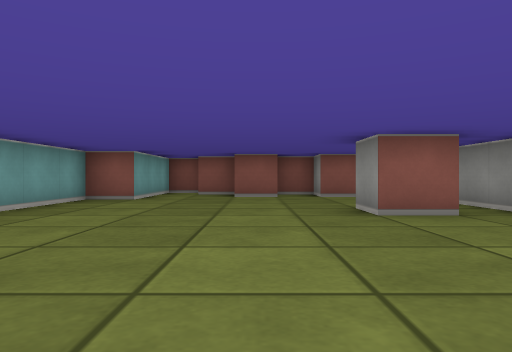
view 1 (above)

21 first-person views from a walk through a cub3D maze. The camera is about half as high as the walls, looks level and sees 70° across. The floor is counted in squares. Each view is taken from the middle of a square. On the plan, view 1 faces up. The plan holds only what a view shows up to about 9 squares ahead; the rest is blank.

view 2
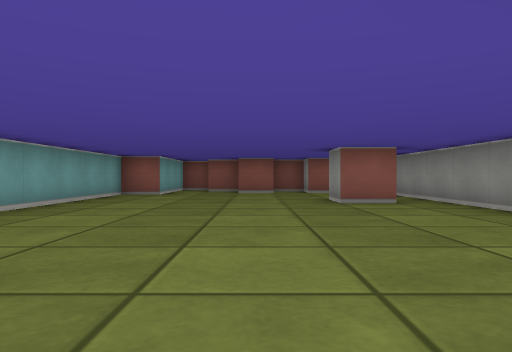

view 3
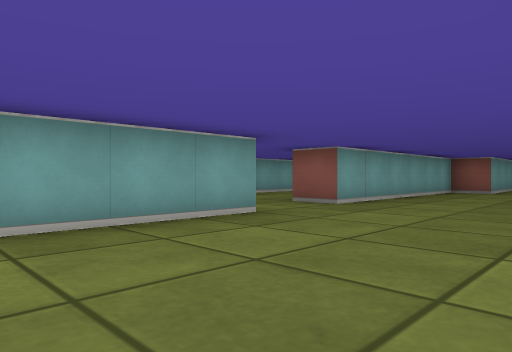

view 4
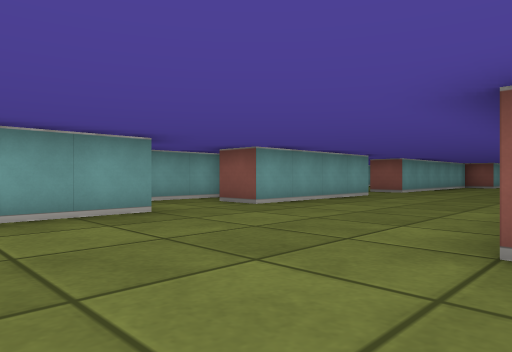

view 5
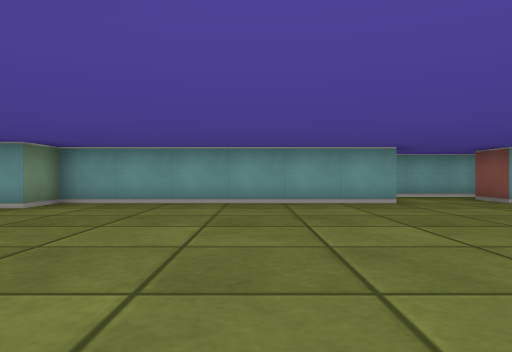

view 6
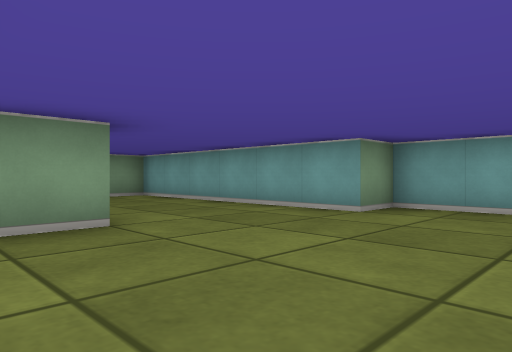

view 7
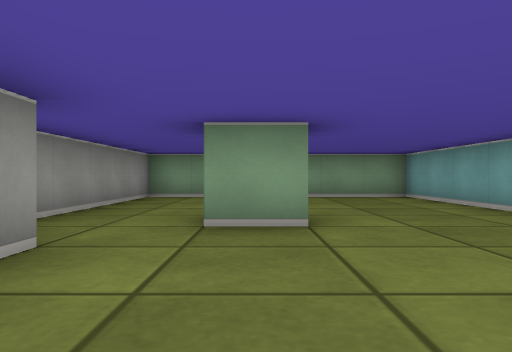

view 8
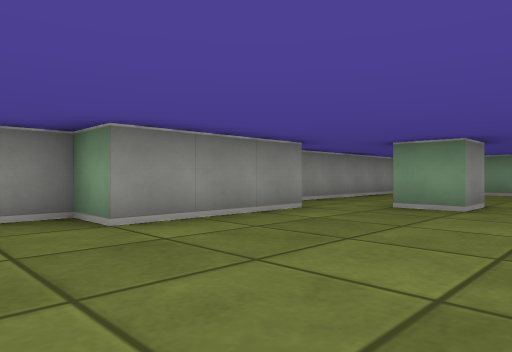

view 9
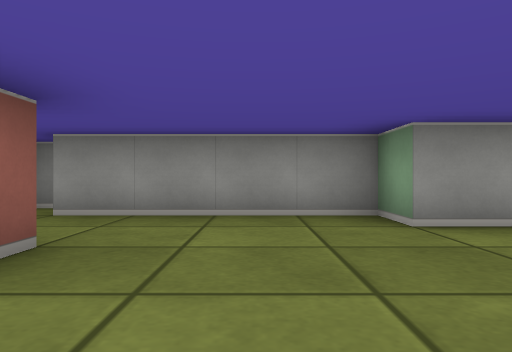

view 10
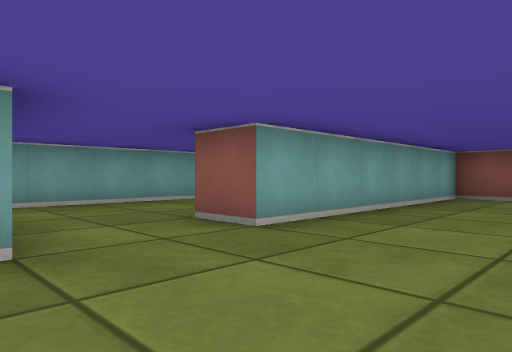

view 11
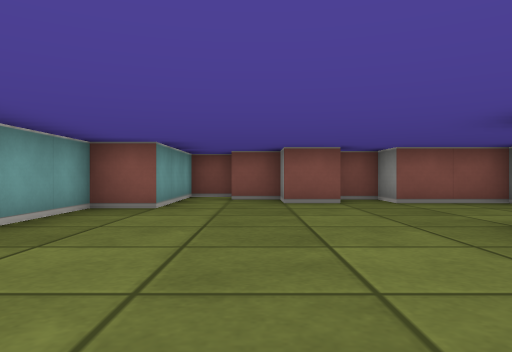

view 12
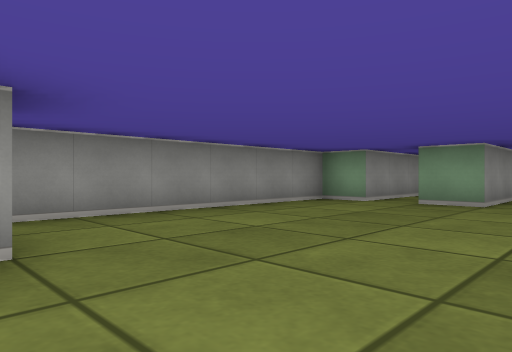

view 13
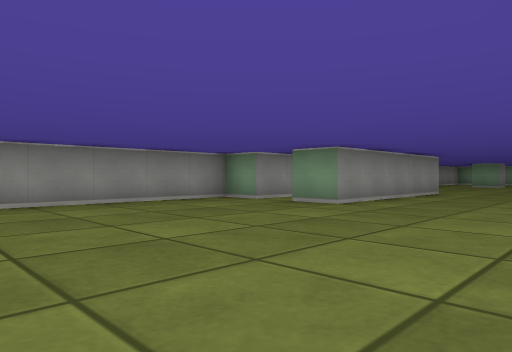

view 14
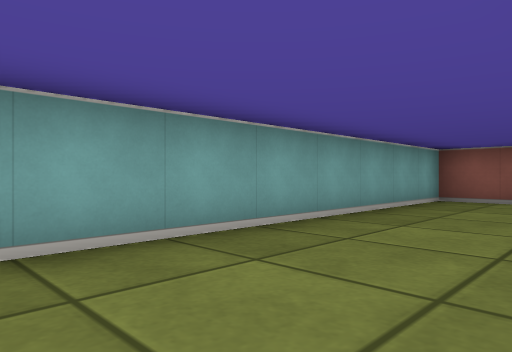

view 15
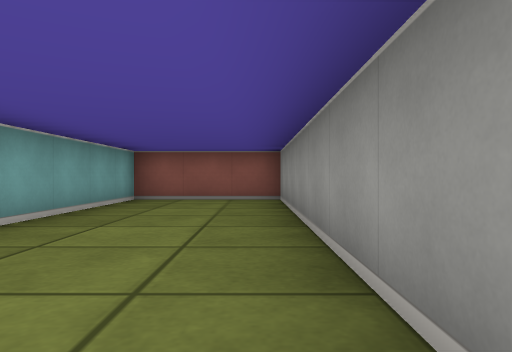

view 16
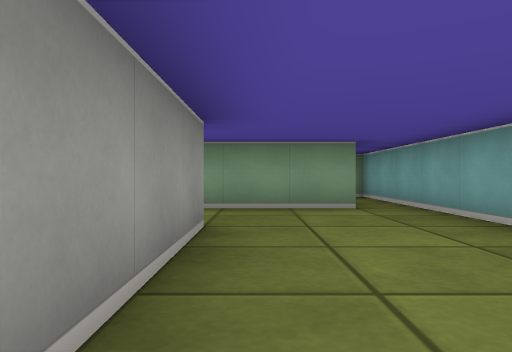

view 17
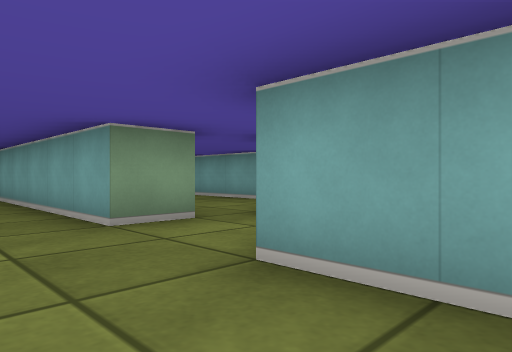

view 18
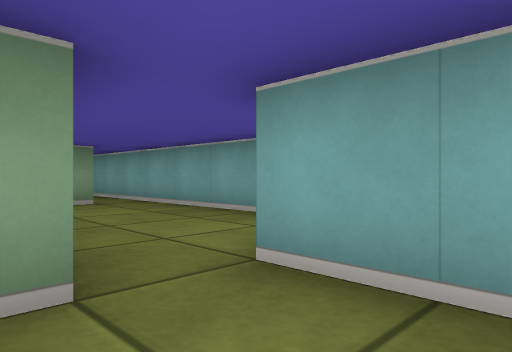

view 19
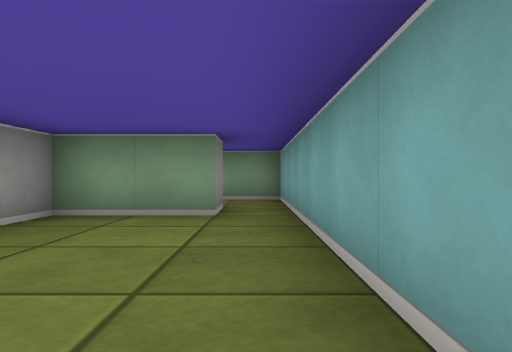

view 20
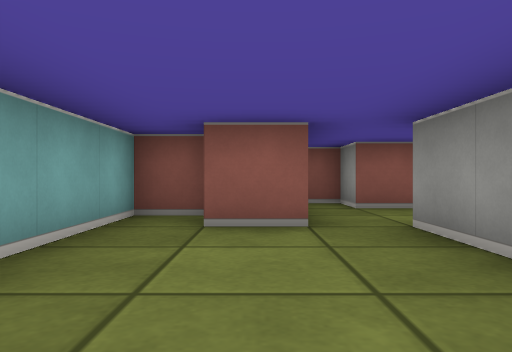

view 21
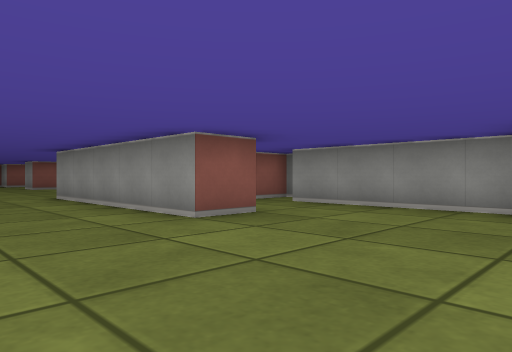

### Floor plan
Points are (right, up) in squares from view 1. A wall is a line through its corners. A room is listed if a view was taken in it or the views show most of it. See-through windows are left out.
Room 1 (views 1, 2, 3, 4, 5, 6, 7, 8, 9, 10, 11, 12, 13, 17, 21)
walls: (2.5, -4.1) (2.5, -1.5) (3.5, -1.5) (3.5, 8.5) (1.5, 8.5) (1.5, 9.5) (0.8, 9.5); (1.5, -6.5) (0.5, -6.5) (0.5, -1.5) (1.5, -1.5); (-3.5, -6.5) (-3.5, -12.5) (-2.5, -12.5) (-2.5, -18.5) (3.5, -18.5) (3.5, -13.8); (4.5, -5) (4.5, -4.5) (3.5, -4.5); (-3.5, -0.4) (-3.5, -4.5); (2.5, -12.5) (2.5, -9.5) (3.5, -9.5) (3.5, -5.5); (2.5, 4.5) (1.5, 4.5) (1.5, 5.5); (0.5, -14.5) (0.5, -13.5) (1.5, -13.5); (0.6, 8.5) (-0.5, 8.5) (-0.5, 9.5) (-1.5, 9.5); (-1.5, 10.5) (-2.5, 10.5) (-2.5, 7.5) (-3.5, 7.5) (-3.5, 1.5)
ways out: opening at (-4, 0.5) to room 2; opening at (-4, -5.5) to room 3
Room 2 (views 14, 15, 16)
walls: (-3.5, 1.5) (-4.5, 1.5) (-4.5, 8.5) (-7.5, 8.5) (-7.5, -3.5); (-6.5, -0.5) (-4.1, -0.5)
ways out: opening at (-4, 0.5) to room 1
Room 3 (views 18, 19, 20)
walls: (-4.5, -7.9) (-4.5, -6.5) (-3.5, -6.5); (-6.6, -5.5) (-7.5, -5.5) (-7.5, -11.5); (-6.5, -11.5) (-4.5, -11.5) (-4.5, -10.5); (-3.5, -4.5) (-4.5, -4.5) (-4.5, -3.5) (-5.1, -3.5); (-5.5, -3.6) (-5.5, -6.5) (-6.5, -6.5)
ways out: opening at (-4, -5.5) to room 1; opening at (-7, -12)

Where each view was taken, in squares from view 1:
view 1: 0 up, 0 right, facing up
view 2: 2 down, 0 right, facing up
view 3: 4 down, 0 right, facing up-left
view 4: 9 down, 1 right, facing up-left
view 5: 9 down, 3 right, facing left
view 6: 10 down, 2 right, facing down-left
view 7: 10 down, 1 right, facing down
view 8: 8 down, 1 left, facing down-right
view 9: 8 down, 1 left, facing right
view 10: 1 down, 1 left, facing up-left
view 11: 2 up, 1 left, facing up
view 12: 5 up, 1 left, facing down-right
view 13: 4 up, 3 left, facing down-right
view 14: 1 up, 5 left, facing up-left
view 15: 1 up, 5 left, facing up
view 16: 5 up, 5 left, facing down
view 17: 3 down, 2 left, facing down-left
view 18: 5 down, 4 left, facing down-left
view 19: 7 down, 7 left, facing down
view 20: 10 down, 6 left, facing up
view 21: 10 down, 2 left, facing up-right
